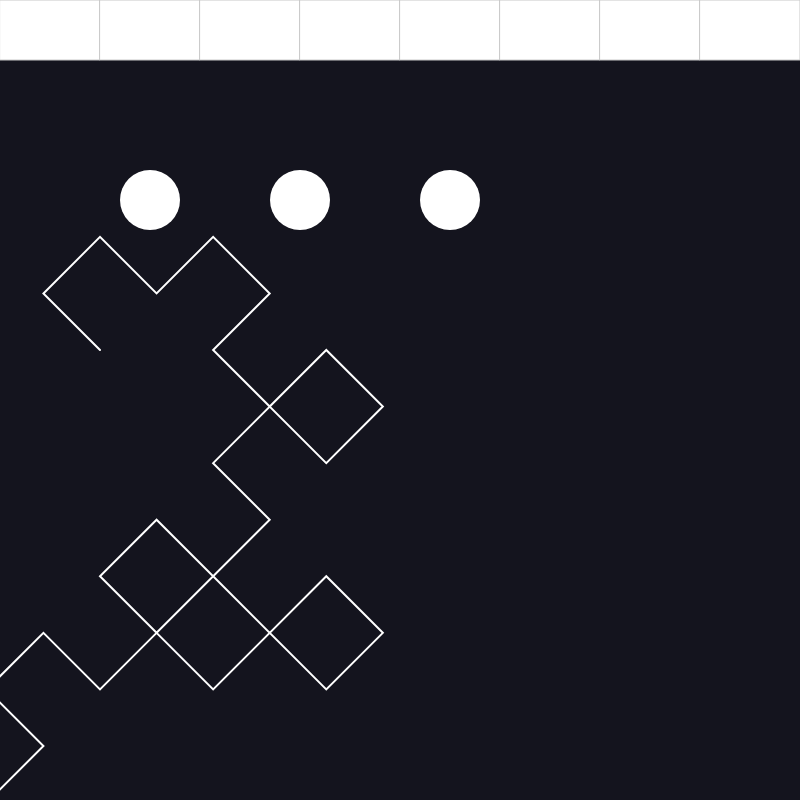
Frame 1 (no input)
Frame 2 (the mouse pressed at the canvas centre, redrawn once): identical to frame 1, image omitted

The p5.js sketch that drew this single still picture (run headless with seeded random() and noise() and a simulated clock; the mouse was pressed at the canvas centre and the sketch redrawn once):

// p5.js sketch
// ── sketch.js
// DRAGONS - Generative palette with dragon curves (Day 16)
let palette = [];
let baseHue = 0;

function setup() {
  createCanvas(800, 800);
  background(20, 20, 30);

  // Generate random hue and palette
  baseHue = random(360);
  generatePalette();

  // Draw color swatches
  drawSwatches();

  // Draw test shapes
  testDrawing();

  noLoop();
}

function generatePalette() {
  palette = [];
  let sat = random(40, 90);
  let light = random(35, 65);

  palette.push(`hsl(${baseHue}, ${sat}%, ${light}%)`);
  palette.push(`hsl(${(baseHue + 180) % 360}, ${sat}%, ${light}%)`);
  palette.push(`hsl(${(baseHue + 30) % 360}, ${sat + 15}%, ${light + 10}%)`);
  palette.push(
    `hsl(${(baseHue - 30 + 360) % 360}, ${sat + 15}%, ${light + 10}%)`,
  );
  palette.push(`hsl(${(baseHue + 120) % 360}, ${sat}%, ${light}%)`);
  palette.push(`hsl(${(baseHue + 240) % 360}, ${sat}%, ${light}%)`);
  palette.push(`hsl(${baseHue}, ${sat}%, ${light - 20}%)`);
  palette.push(`hsl(${baseHue}, ${sat}%, ${light + 20}%)`);
}

function drawSwatches() {
  let w = 800 / palette.length;
  for (let i = 0; i < palette.length; i++) {
    fill(palette[i]);
    stroke(200);
    strokeWeight(1);
    rect(i * w, 0, w, 60);
  }
}

function testDrawing() {
  // Draw colored circles to test
  fill(palette[0]);
  noStroke();
  circle(150, 200, 60);

  fill(palette[1]);
  circle(300, 200, 60);

  fill(palette[2]);
  circle(450, 200, 60);

  // Draw simple dragon curve
  stroke(palette[3]);
  strokeWeight(2);
  noFill();
  drawSimpleDragon(100, 350);
}

function drawSimpleDragon(startX, startY) {
  let points = generateDragonPoints(5, 80, startX, startY);

  beginShape();
  for (let p of points) {
    vertex(p.x, p.y);
  }
  endShape();
}

function generateDragonPoints(N, L0, ox, oy) {
  let points = [];
  let A = new Array(N + 1).fill(0);
  let PI = Math.PI;

  let X0 = ox,
    Y0 = oy;
  let A0 = (-PI / 4) * (N - 2);
  let X1 = X0,
    Y1 = Y0;
  let X2 = X0,
    Y2 = Y0;

  points.push({ x: X0, y: Y0 });

  let NN = Math.pow(2, N) - 1;
  for (let I = 0; I <= NN; I++) {
    if (I !== 0) {
      let II = I,
        J = 0;
      while (II % 2 === 0) {
        II /= 2;
        J++;
      }
      let AA = ((A[N - J] * 2 - 1) * ((((II - 1) / 2) % 2) * 2 - 1) * PI) / 2;
      A0 += AA;
    }
    X0 = X1;
    Y0 = Y1;
    X1 = X2;
    Y1 = Y2;
    X2 += L0 * cos(A0);
    Y2 += L0 * sin(A0);
    points.push({ x: X2, y: Y2 });
  }

  return points;
}

function draw() {}

function generatePalette() {
  palette = [];
  let sat = random(40, 90);
  let light = random(35, 65);

  palette.push(`hsl(${baseHue}, ${sat}%, ${light}%)`);
  palette.push(`hsl(${(baseHue + 180) % 360}, ${sat}%, ${light}%)`);
  palette.push(`hsl(${(baseHue + 30) % 360}, ${sat + 15}%, ${light + 10}%)`);
  palette.push(
    `hsl(${(baseHue - 30 + 360) % 360}, ${sat + 15}%, ${light + 10}%)`,
  );
  palette.push(`hsl(${(baseHue + 120) % 360}, ${sat}%, ${light}%)`);
  palette.push(`hsl(${(baseHue + 240) % 360}, ${sat}%, ${light}%)`);
  palette.push(`hsl(${baseHue}, ${sat}%, ${light - 20}%)`);
  palette.push(`hsl(${baseHue}, ${sat}%, ${light + 20}%)`);
}

function drawPaletteSwatches() {
  let w = 800 / palette.length;
  for (let i = 0; i < palette.length; i++) {
    fill(palette[i]);
    stroke(255);
    strokeWeight(2);
    rect(i * w, 0, w, 60);
  }
}

function drawDragonWithPalette() {
  // Draw 3 small dragons
  for (let it = 0; it < 3; it++) {
    let N = 5 + it;
    let x = 100 + it * 30;
    let y = 100 + it * 60;
    drawDragon(N, 480 * 0.15, x, y, palette[it % palette.length], 2 - it * 0.3);
  }

  // Draw large centered dragons
  push();
  translate(400, 400);
  for (let layer = 0; layer < 4; layer++) {
    let N = 6 - layer;
    drawDragon(
      N,
      480 * 0.25,
      -480 * 0.12,
      -480 * 0.12,
      palette[layer % palette.length],
      1.5 - layer * 0.3,
    );
  }
  pop();
}

function drawDragon(N, L0, ox, oy, col, wt) {
  let A = new Array(N + 1).fill(0);
  let PI = Math.PI;
  let X0 = ox,
    Y0 = oy;
  let A0 = (-PI / 4) * (N - 2);
  let X1 = X0,
    Y1 = Y0,
    X2 = X0,
    Y2 = Y0;

  stroke(col);
  strokeWeight(wt);
  noFill();

  beginShape();
  vertex(X0, Y0);

  let NN = Math.pow(2, N) - 1;
  for (let I = 0; I <= NN; I++) {
    if (I !== 0) {
      let II = I,
        J = 0;
      while (II % 2 === 0) {
        II /= 2;
        J++;
      }
      let AA = ((A[N - J] * 2 - 1) * ((((II - 1) / 2) % 2) * 2 - 1) * PI) / 2;
      A0 += AA;
    }
    X0 = X1;
    Y0 = Y1;
    X1 = X2;
    Y1 = Y2;
    X2 += L0 * cos(A0);
    Y2 += L0 * sin(A0);
    vertex(X2, Y2);
  }
  endShape();
}

function draw() {
  // Generate palette
  baseHue = random(360);
  generatePalette();

  // Draw swatches
  drawPaletteSwatches();

  // Draw dragons
  drawDragonWithPalette();
}

function generatePalette() {
  palette = [];
  let sat = random(40, 90);
  let light = random(35, 65);

  palette.push(color(`hsl(${baseHue}, ${sat}%, ${light}%)`));
  palette.push(color(`hsl(${(baseHue + 180) % 360}, ${sat}%, ${light}%)`));
  palette.push(
    color(`hsl(${(baseHue + 30) % 360}, ${sat + 15}%, ${light + 10}%)`),
  );
  palette.push(
    color(`hsl(${(baseHue - 30 + 360) % 360}, ${sat + 15}%, ${light + 10}%)`),
  );
  palette.push(color(`hsl(${(baseHue + 120) % 360}, ${sat}%, ${light}%)`));
  palette.push(color(`hsl(${(baseHue + 240) % 360}, ${sat}%, ${light}%)`));
  palette.push(color(`hsl(${baseHue}, ${sat}%, ${light - 20}%)`));
  palette.push(color(`hsl(${baseHue}, ${sat}%, ${light + 20}%)`));
}

function drawPaletteSwatches() {
  let w = 800 / palette.length;
  for (let i = 0; i < palette.length; i++) {
    fill(palette[i]);
    stroke(255);
    strokeWeight(2);
    rect(i * w, 0, w, 60);
  }
}

function drawDragonWithPalette() {
  // Draw 3 small dragons
  for (let it = 0; it < 3; it++) {
    let N = 5 + it;
    let x = 100 + it * 30;
    let y = 100 + it * 60;
    drawDragon(N, NP * 0.15, x, y, palette[it % palette.length], 2 - it * 0.3);
  }

  // Draw large centered dragons
  push();
  translate(400, 400);
  for (let layer = 0; layer < 4; layer++) {
    let N = 6 - layer;
    drawDragon(
      N,
      NP * 0.25,
      -NP * 0.12,
      -NP * 0.12,
      palette[layer % palette.length],
      1.5 - layer * 0.3,
    );
  }
  pop();
}

function drawDragon(N, L0, ox, oy, col, wt) {
  let A = new Array(N + 1).fill(0);
  let X0 = ox,
    Y0 = oy;
  let A0 = (-PI / 4) * (N - 2);
  let X1 = X0,
    Y1 = Y0,
    X2 = X0,
    Y2 = Y0;

  stroke(col);
  strokeWeight(wt);
  noFill();

  beginShape();
  vertex(X0, Y0);

  let NN = Math.pow(2, N) - 1;
  for (let I = 0; I <= NN; I++) {
    if (I !== 0) {
      let II = I,
        J = 0;
      while (II % 2 === 0) {
        II /= 2;
        J++;
      }
      let AA = ((A[N - J] * 2 - 1) * ((((II - 1) / 2) % 2) * 2 - 1) * PI) / 2;
      A0 += AA;
    }
    X0 = X1;
    Y0 = Y1;
    X1 = X2;
    Y1 = Y2;
    X2 += L0 * cos(A0);
    Y2 += L0 * sin(A0);
    vertex(X2, Y2);
  }
  endShape();
}

function draw() {
  noLoop();
}

function GOSUB() {
  // Generate base hue from time/seed
  baseHue = random(360);

  // Generate complementary color palette
  generatePalette();

  // Draw palette swatches at top
  drawPaletteSwatches();

  // Draw dragon curves with palette colors
  drawDragonWithPalette();
}

function generatePalette() {
  palette = [];
  let saturation = random(40, 90);
  let lightness = random(35, 65);

  // Complementary scheme (180° apart)
  palette.push(color(`hsl(${baseHue}, ${saturation}%, ${lightness}%)`));
  palette.push(
    color(`hsl(${(baseHue + 180) % 360}, ${saturation}%, ${lightness}%)`),
  );

  // Analogous colors (30° apart)
  palette.push(
    color(
      `hsl(${(baseHue + 30) % 360}, ${saturation + 15}%, ${lightness + 10}%)`,
    ),
  );
  palette.push(
    color(
      `hsl(${(baseHue - 30 + 360) % 360}, ${saturation + 15}%, ${lightness + 10}%)`,
    ),
  );

  // Triadic (120° apart)
  palette.push(
    color(`hsl(${(baseHue + 120) % 360}, ${saturation}%, ${lightness}%)`),
  );
  palette.push(
    color(`hsl(${(baseHue + 240) % 360}, ${saturation}%, ${lightness}%)`),
  );

  // Shades for variety
  palette.push(color(`hsl(${baseHue}, ${saturation}%, ${lightness - 20}%)`));
  palette.push(color(`hsl(${baseHue}, ${saturation}%, ${lightness + 20}%)`));
}

function drawPaletteSwatches() {
  let swatchWidth = width / palette.length;
  let swatchHeight = 60;

  for (let i = 0; i < palette.length; i++) {
    fill(palette[i]);
    stroke(255);
    strokeWeight(1);
    rect(i * swatchWidth, 0, swatchWidth, swatchHeight);
  }
}

function drawDragonWithPalette() {
  // Draw multiple overlapping dragon curves with different colors
  let startY = 100;
  let colorIdx = 0;

  for (let iteration = 0; iteration < 3; iteration++) {
    let N = 5 + iteration;
    let offsetX = 100 + iteration * 30;
    let offsetY = startY + iteration * 60;

    drawDragonCurve(
      N,
      NP * 0.15,
      offsetX,
      offsetY,
      palette[colorIdx % palette.length],
      2 - iteration * 0.3,
    );
    colorIdx++;
  }

  // Large centered dragon with gradient effect
  push();
  translate(width / 2, height / 2);

  for (let layer = 0; layer < 4; layer++) {
    let N = 6 - layer;
    let c = palette[layer % palette.length];
    drawDragonCurve(N, NP * 0.25, -NP * 0.12, -NP * 0.12, c, 1.5 - layer * 0.3);
  }

  pop();
}

function drawDragonCurve(N, L0, offsetX, offsetY, col, wt) {
  let A = Array(N);
  for (let I = 0; I <= N; I++) A[I] = 0;

  let X0 = offsetX,
    Y0 = offsetY;
  let A0 = (-PI / 4) * (N - 2);
  let X1 = X0,
    Y1 = Y0;
  let X2 = X0,
    Y2 = Y0;

  stroke(col);
  strokeWeight(wt);
  noFill();

  beginShape();
  vertex(X0, Y0);

  let NN = Math.pow(2, N) - 1;
  for (let I = 0; I <= NN; I++) {
    if (I !== 0) {
      let II = I,
        J = 0;
      while (II % 2 === 0) {
        II = II / 2;
        J = J + 1;
      }
      let AA = ((A[N - J] * 2 - 1) * ((((II - 1) / 2) % 2) * 2 - 1) * PI) / 2;
      A0 = A0 + AA;
    }

    X0 = X1;
    Y0 = Y1;
    X1 = X2;
    Y1 = Y2;
    X2 = X2 + L0 * cos(A0);
    Y2 = Y2 + L0 * sin(A0);

    vertex(X2, Y2);
  }
  endShape();
}

function draw() {
  noLoop();
}

function GOSUB() {
  /* retained */
}

function generatePalette() {
  palette = [];
  let saturation = random(40, 90);
  let lightness = random(35, 65);

  // Complementary scheme (180° apart)
  palette.push(color(`hsl(${baseHue}, ${saturation}%, ${lightness}%)`));
  palette.push(
    color(`hsl(${(baseHue + 180) % 360}, ${saturation}%, ${lightness}%)`),
  );

  // Analogous colors (30° apart)
  palette.push(
    color(
      `hsl(${(baseHue + 30) % 360}, ${saturation + 15}%, ${lightness + 10}%)`,
    ),
  );
  palette.push(
    color(
      `hsl(${(baseHue - 30 + 360) % 360}, ${saturation + 15}%, ${lightness + 10}%)`,
    ),
  );

  // Triadic (120° apart)
  palette.push(
    color(`hsl(${(baseHue + 120) % 360}, ${saturation}%, ${lightness}%)`),
  );
  palette.push(
    color(`hsl(${(baseHue + 240) % 360}, ${saturation}%, ${lightness}%)`),
  );

  // Shades for variety
  palette.push(color(`hsl(${baseHue}, ${saturation}%, ${lightness - 20}%)`));
  palette.push(color(`hsl(${baseHue}, ${saturation}%, ${lightness + 20}%)`));
}

function drawPaletteSwatches() {
  let swatchWidth = width / palette.length;
  let swatchHeight = 60;

  for (let i = 0; i < palette.length; i++) {
    fill(palette[i]);
    stroke(255);
    strokeWeight(1);
    rect(i * swatchWidth, 0, swatchWidth, swatchHeight);
  }
}

function drawDragonWithPalette() {
  // Draw multiple overlapping dragon curves with different colors
  let startY = 100;
  let colorIdx = 0;

  for (let iteration = 0; iteration < 3; iteration++) {
    let N = 5 + iteration;
    let offsetX = 100 + iteration * 30;
    let offsetY = startY + iteration * 60;

    drawDragonCurve(
      N,
      NP * 0.15,
      offsetX,
      offsetY,
      palette[colorIdx % palette.length],
      2 - iteration * 0.3,
    );
    colorIdx++;
  }

  // Large centered dragon with gradient effect
  push();
  translate(width / 2, height / 2);

  for (let layer = 0; layer < 4; layer++) {
    let N = 6 - layer;
    let c = palette[(baseHue + layer * 45) % palette.length];
    drawDragonCurve(N, NP * 0.25, -NP * 0.12, -NP * 0.12, c, 1.5 - layer * 0.3);
  }

  pop();
}

function drawDragonCurve(N, L0, offsetX, offsetY, col, wt) {
  let A = Array(N);
  for (let I = 0; I <= N; I++) A[I] = 0;

  let X0 = offsetX,
    Y0 = offsetY;
  let A0 = (-PI / 4) * (N - 2);
  let X1 = X0,
    Y1 = Y0;
  let X2 = X0,
    Y2 = Y0;

  stroke(col);
  strokeWeight(wt);
  noFill();

  beginShape();
  vertex(X0, Y0);

  let NN = Math.pow(2, N) - 1;
  for (let I = 0; I <= NN; I++) {
    if (I !== 0) {
      let II = I,
        J = 0;
      while (II % 2 === 0) {
        II = II / 2;
        J = J + 1;
      }
      let AA = ((A[N - J] * 2 - 1) * ((((II - 1) / 2) % 2) * 2 - 1) * PI) / 2;
      A0 = A0 + AA;
    }

    X0 = X1;
    Y0 = Y1;
    X1 = X2;
    Y1 = Y2;
    X2 = X2 + L0 * cos(A0);
    Y2 = Y2 + L0 * sin(A0);

    vertex(X2, Y2);
  }
  endShape();
}

function draw() {
  noLoop();
}

function GOSUB() {
  /* retained */
}
